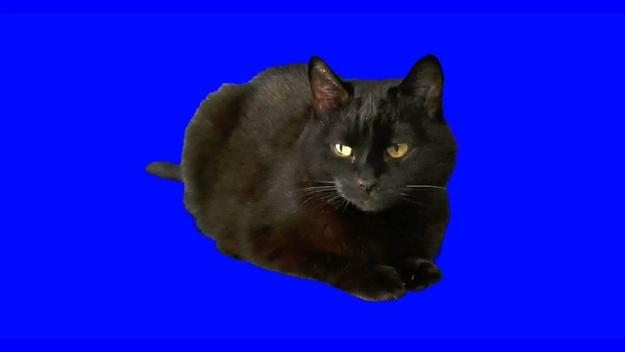
#> input picture cat.jpg, 625 x 352 px, shrunk from 1280 x 720 before the run
$ python backRemove.py
#> lines starting #> are read from the running program, lines starting #| are printed output that depends on the picture; after the words box and inside, x2 and y2 are one past the last pixel; in counts of white or black regions, pixels touching at a corner belong together
import matplotlib.pyplot as plt
import numpy as np
import cv2


img = cv2.imread('cat.jpg')
#> img is the input picture: shape (352, 625, 3); mean B, G, R 199.1, 17.2, 11.1
print('this image is:', type(img),
      'with dimension:', img.shape)
#| this image is: <class 'numpy.ndarray'> with dimension: (352, 625, 3)
image_copy = np.copy(img)
image_copy = cv2.cvtColor(image_copy, cv2.COLOR_BGR2RGB)
cv2.imshow(" ", image_copy)
cv2.waitKey(0)

lower_blue = np.array([0, 0, 200])

upper_blue = np.array([250, 250, 255])

# Create Mask
mask = cv2.inRange(image_copy, lower_blue, upper_blue)
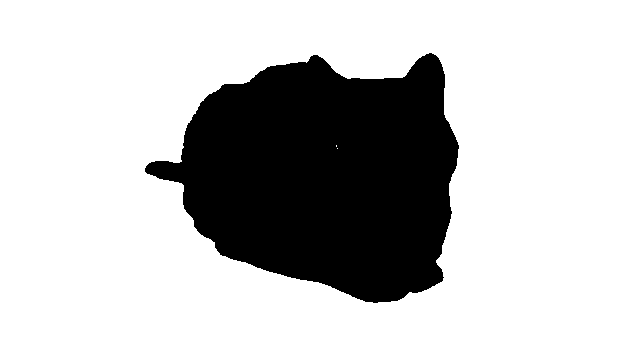
#> mask: shape (352, 625); 75.6% white; 1 black region, box (x1, y1, x2, y2) and area: (145, 53, 459, 303) 53774
cv2.imshow("mask", mask)
cv2.waitKey(0)
height, width = img.shape[:2]
#> height = 352; width = 625
masked_image = np.copy(image_copy)
masked_image[mask != 0] = [0, 0, 0]
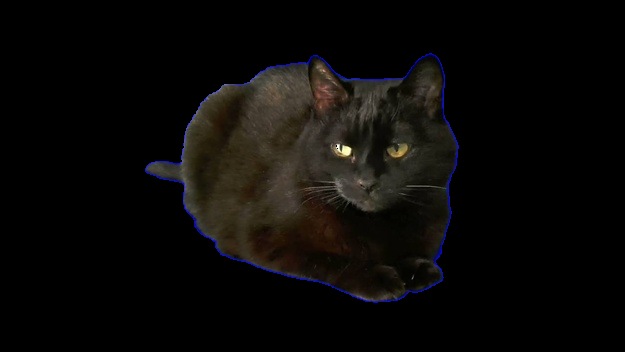
#> masked_image: shape (352, 625, 3); mean R, G, B 10.3, 9, 7.5
cv2.imshow(" maskedImg", masked_image)
cv2.waitKey(0)

background_image = cv2.imread('sea.jpg')
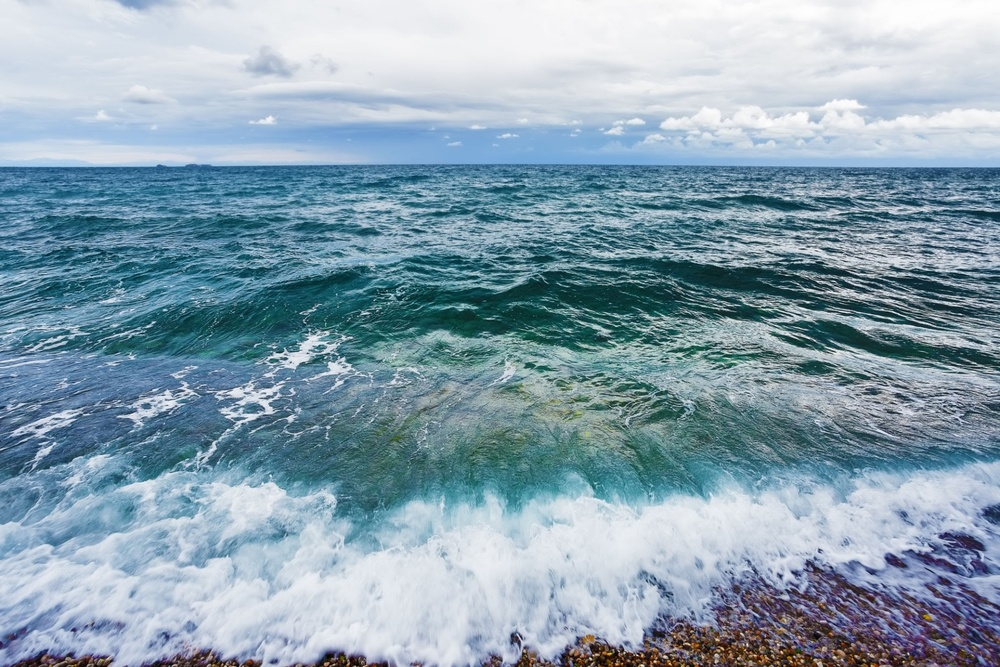
#> input picture sea.jpg, 1000 x 667 px, shrunk from 2048 x 1365 before the run
#> background_image is the input picture: shape (667, 1000, 3); mean B, G, R 176.3, 161.8, 138
background_image = cv2.cvtColor(background_image, cv2.COLOR_BGR2RGB)
crop_background = background_image[0:height, 0:width]
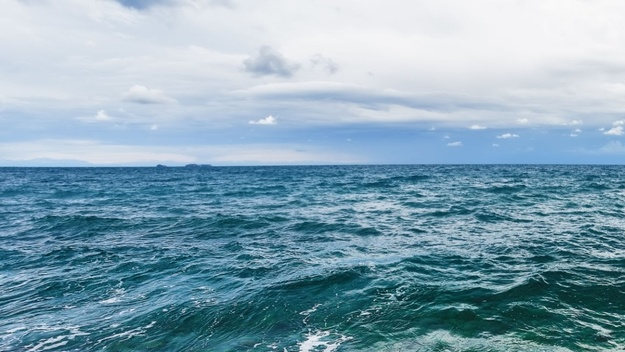
#> crop_background: shape (352, 625, 3); mean R, G, B 133, 164.6, 181
background_image_copy = np.copy(crop_background)
background_image_copy[mask == 0] = [0, 0, 0]
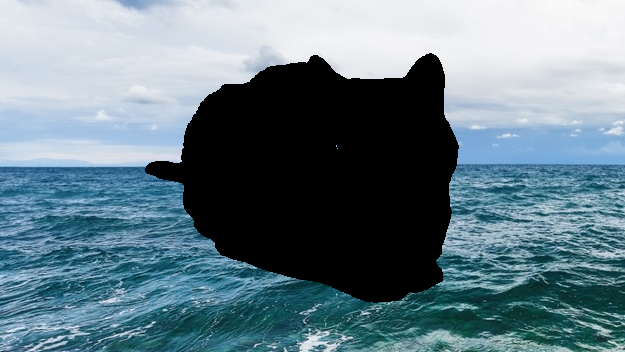
#> background_image_copy: shape (352, 625, 3); mean R, G, B 102.8, 125.6, 136.2
cv2.imshow("maskedBack", background_image_copy)
cv2.waitKey(0)

newImage = background_image_copy + masked_image
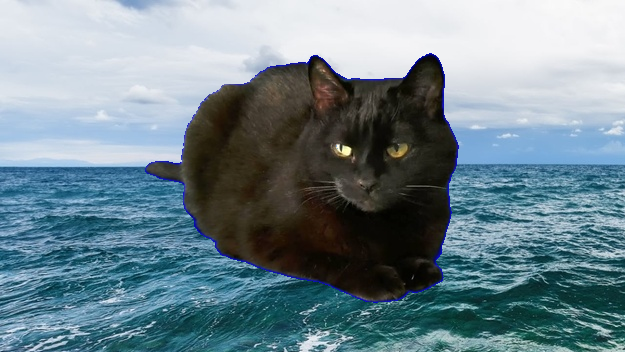
#> newImage: shape (352, 625, 3); mean R, G, B 113.1, 134.6, 143.7
cv2.imshow("Modified", newImage)
cv2.waitKey(0)
